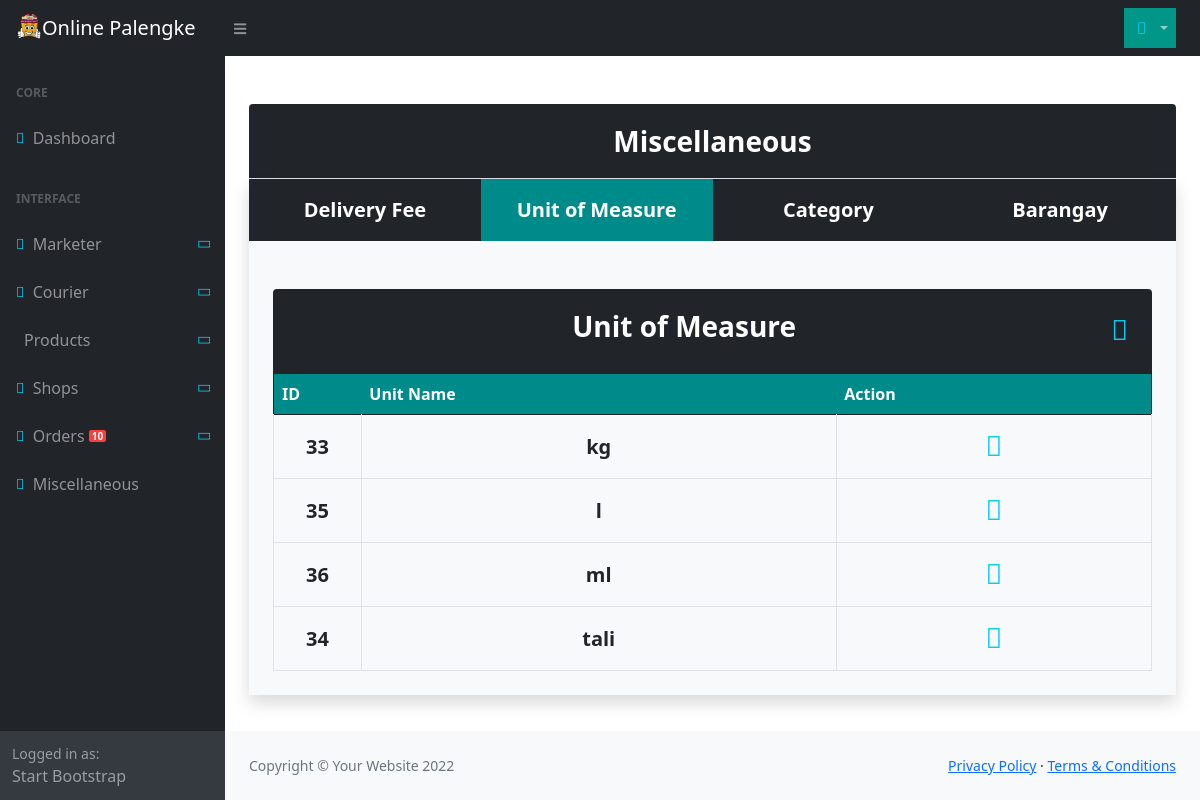
Screenshot of /admin/miscellaneous/unit-of-measure (signed in) with the database file from the repository.
### tables this page shows
CREATE TABLE IF NOT EXISTS `tbl_unit` (
  `unit_id` int NOT NULL AUTO_INCREMENT,
  `unit` varchar(15) NOT NULL,
  PRIMARY KEY (`unit_id`)
);

### app/controllers/Admin.php (called while the page is built, shortened)
<?php
class Admin extends Controller
{
    public function __construct()
    {
        $this->call->helper(['form', 'alert']);
        $this->call->model('M_admin');
        $this->call->model('upload');
    }
    public function Miscellaneous($mode = ' ', $selected = 'all')
    {
        $data['transaction'] = $this->M_admin->notif_transaction();
        if (strtolower($mode) == 'delivery-fee') {
            $data['deliveryFees'] = $this->M_admin->getDeliveryFee();
            $this->call->view('admin/delivery-fee', $data);
        }
        else if (strtolower($mode) == 'unit-of-measure') {
            $data['hasError'] = '';
            $data['unitMeasurements'] = $this->M_admin->getUnitMeasurement();
            $this->call->view('admin/unit-of-measure', $data);
        }
    }
}

### scheme/kernel/Router.php (called while the page is built, shortened)
<?php
class Router
{
	protected $uri_string = '';
	private $route = array();
	public function __construct() {
		$this->route = route_config();
	}
	public function remap_url($url, $route)
    {
        return $this->uri_string;
    }
	public function parse_url()
	{
		$this->uri_string = trim(str_replace($_SERVER['SCRIPT_NAME'], '', $_SERVER['PHP_SELF']), '/');
		$this->url = explode('/', $this->remap_url(filter_var($this->uri_string, FILTER_SANITIZE_URL), $this->route));
		return $this->url;
	}
	public function initiate()
	{
		$this->controller = config_item('default_controller');
		$this->method = config_item('default_method');
		$segments = $this->parse_url();
		if(isset($segments[0]) && !empty($segments[0]))
		{
			if($this->route['translate_uri_dashes'] == TRUE)
				$this->controller = str_replace('-', '_', ucfirst($segments[0]));
			else
				$this->controller = ucfirst($segments[0]);
		}
		if(isset($segments[1]) && !empty($segments[1]))
		{
			if($this->route['translate_uri_dashes'] == TRUE)
				$this->method = str_replace('-', '_', $segments[1]);
			else
				$this->method = $segments[1];
		}
		if(file_exists(APP_DIR . 'controllers/' . $this->controller . '.php'))
		{
			unset($segments[0]);
			if(method_exists($this->controller, $this->method))
				unset($segments[1]);
			else
				empty($this->route['404_override']) ? show_404() : show_404('', '', $this->route['404_override']);
			$this->params = $segments ? array_values($segments) : array();
			call_user_func_array([new $this->controller, $this->method], $this->params);
		} else {
			empty($this->route['404_override']) ? show_404() : show_404('', '', $this->route['404_override']);
		}
	}
}
?>

### scheme/kernel/LavaLust.php (called while the page is built, shortened)
<?php
require_once SYSTEM_DIR . 'kernel/Routine.php';
$router =& load_class('router', 'kernel');
require_once SYSTEM_DIR . 'kernel/Controller.php';
function &lava_instance()
{
  return Controller::instance();
}
$router->initiate();
?>

### index.php (called while the page is built, shortened)
<?php
require_once(SYSTEM_DIR . 'kernel/LavaLust.php');
?>

### scheme/database/Database.php (called while the page is built, shortened)
<?php
class Database {
    private $db = NULL;
    public function __construct($dbname = NULL)
    {
        if(is_null($dbname)) {
            $database_config = database_config()['main'];
        } else {
            if(isset(database_config()[$dbname])) {
                $database_config = database_config()[$dbname];
            } else {
                throw new PDOException('No active configuration for this database.');
            }
        }
        $this->driver = $database_config['driver'];
        $this->charset = $database_config['charset'];
        $this->dbost = $database_config['hostname'];
        $this->port = $database_config['port'];
        $this->dbname = $database_config['database'];
        $this->dbuser = $database_config['username'];
        $this->dbpass = $database_config['password'];
        $this->dsn = ''.$this->driver.':host=' . $this->dbost . ';dbname=' . $this->dbname . ';charset=' . $this->charset . ';port=' . $this->port;
        $options = array(
            PDO::ATTR_ERRMODE            => PDO::ERRMODE_EXCEPTION,
            PDO::ATTR_DEFAULT_FETCH_MODE => PDO::FETCH_ASSOC,
            PDO::ATTR_EMULATE_PREPARES   => false,
        );
        try {
            $this->db = new PDO($this->dsn, $this->dbuser, $this->dbpass, $options);
        } catch (Exception $e) {
            throw new PDOException($e->getMessage());
        }
    }
    public function raw($query, $args = [])
    {
        $query = trim($query);
        $this->bindValues = $args;
        if (strpos( strtoupper($query), "SELECT" ) === 0 ) {
            $stmt = $this->db->prepare($query);
            $stmt->execute($this->bindValues);
            return $stmt->fetchAll();
        }else{
            $stmt = $this->db->prepare($query);
            $stmt->execute($this->bindValues);
            return $stmt->rowCount();
        }
    }
}

### app/config/database.php (called while the page is built, shortened)
<?php
$database['main'] = array(
    'driver'	=> 'mysql',
    'hostname'	=> 'localhost',
    'port'		=> '3306',
    'username'	=> 'root',
    'password'	=> '',
    'database'	=> 'onlinepalengke_db',
    'charset'	=> 'utf8',
    'dbprefix'	=> '',
);
?>

### scheme/kernel/Routine.php (called while the page is built, shortened)
<?php
if ( ! function_exists('database_config'))
{
	function &database_config()
	{
		static $database;
		if ( file_exists(APP_DIR . 'config/database.php') )
		{
			require_once APP_DIR . 'config/database.php';
			if ( isset($database)  OR is_array($database) )
			{
				foreach( $database as $key => $val )
				{
					$database[$key] = $val;
				}
				return $database;
			}
		} else
			show_404('404 Not Found', 'The configuration file does not exist');
	}
}

### app/models/M_admin.php (called while the page is built, shortened)
<?php
class M_admin extends Model
{
   public function getUnitMeasurement()
   {
      $qry = 'SELECT * FROM tbl_unit ORDER BY unit ASC';
      return $this->db->raw($qry);
   }
}

### scheme/kernel/Model.php (called while the page is built, shortened)
<?php
class Model {
    public function __get($key)
    {
        return lava_instance()->$key;
    }
}

### app/views/admin/unit-of-measure.php (the view, shortened to what this page needs)
<!DOCTYPE html>
<html lang="en">
<head>
    <link rel="stylesheet" href="<?php echo BASE_URL . PUBLIC_DIR; ?>/css/admin/styles.css">
    <link rel="stylesheet" href="https://pro.fontawesome.com/releases/v5.10.0/css/all.css">
</head>
<body>
    <?php include 'nav-bar.php' ?>
    <div class="container px-4 pt-5">
        <div class="bg-dark text-white p-3 border-bottom text-center fs-3 fw-bold rounded-top">Miscellaneous</div>
        <div class="p-0 row m-0 text-center bg-dark text-white align-items-center fs-4 fw-bold shadow">
            <a class="btn btn-dark col p-3 fs-5 fw-bold border-0 rounded-0" href="<?= BASE_URL . 'admin/miscellaneous/delivery-fee' ?>">Delivery Fee</a>
            <a class="btn btn-dark col p-3 fs-5 fw-bold border-0 rounded-0" style="background-color: darkcyan;" href="<?= BASE_URL . 'admin/miscellaneous/unit-of-measure' ?>">Unit of Measure</a>
            <a class="btn btn-dark col p-3 fs-5 fw-bold border-0 rounded-0" href="<?= BASE_URL . 'admin/miscellaneous/category' ?>">Category</a>
            <a class="btn btn-dark col p-3 fs-5 fw-bold border-0 rounded-0" href="<?= BASE_URL . 'admin/miscellaneous/barangay' ?>">Barangay</a>
            <div class="col-12 bg-light text-black p-4 border-3 border-warning">
                <div class="mt-4 fw-bold fs-4 text-white py-3 bg-dark rounded-top d-flex justify-content-between">
                    <span class="fs-3 fw-bold">Unit of Measure</span>
                    <a style="cursor: pointer;" class="nav-link" data-bs-toggle="modal" data-bs-target="#addUnit"><i class="fad fa-plus-square text-info fs-3 me-2"></i></a>
                </div>
                <table class="table table-bordered table-hover m-0 pt-3 fw-normal fs-6 bg-light">
                    <thead class="border-0 text-white" style="background-color: darkcyan;">
                        <tr class="border-1 border-dark">
                            <th class="border-0 text-start" width="10%">ID</th>
                            <th class="border-0 text-start">Unit Name</th>
                            <th class="border-0 text-start">Action</th>
                        </tr>
                    </thead>
                    <tbody class=" border-top-0">
                        <?php if (count($data['unitMeasurements']) == 0) { ?>
                            <tr>
                                <td colspan="100%" class="fs-5 fw-bolder bg-light">No unit of measure is set for now.</td>
                            </tr>
                        <?php } else { ?>
                            <?php foreach ($unitMeasurements as $unitMeasurement) { ?>
                                <tr class="align-middle">
                                    <td class="fw-bold fs-5"><?= htmlspecialchars($unitMeasurement['unit_id']) ?></td>
                                    <td class="fw-bold fs-5"><?= htmlspecialchars($unitMeasurement['unit']) ?></td>
                                    <td><a style="cursor: pointer;" class="nav-link" onclick="passData(this)" data-bs-toggle="modal" data-bs-target="#updatePrice"><i class="fad fa-pen-square text-info fs-3"></i></a></td>
                                </tr>
                            <?php } ?>
                        <?php } ?>
                    </tbody>
                </table>
            </div>
        </div>
    </div>
    <?php include 'footer.php' ?>
</body>
</html>

### rows the page displays
tbl_unit: unit_id "33", unit "kg"
tbl_unit: unit_id "35", unit "l"
tbl_unit: unit_id "36", unit "ml"
tbl_unit: unit_id "34", unit "tali"
